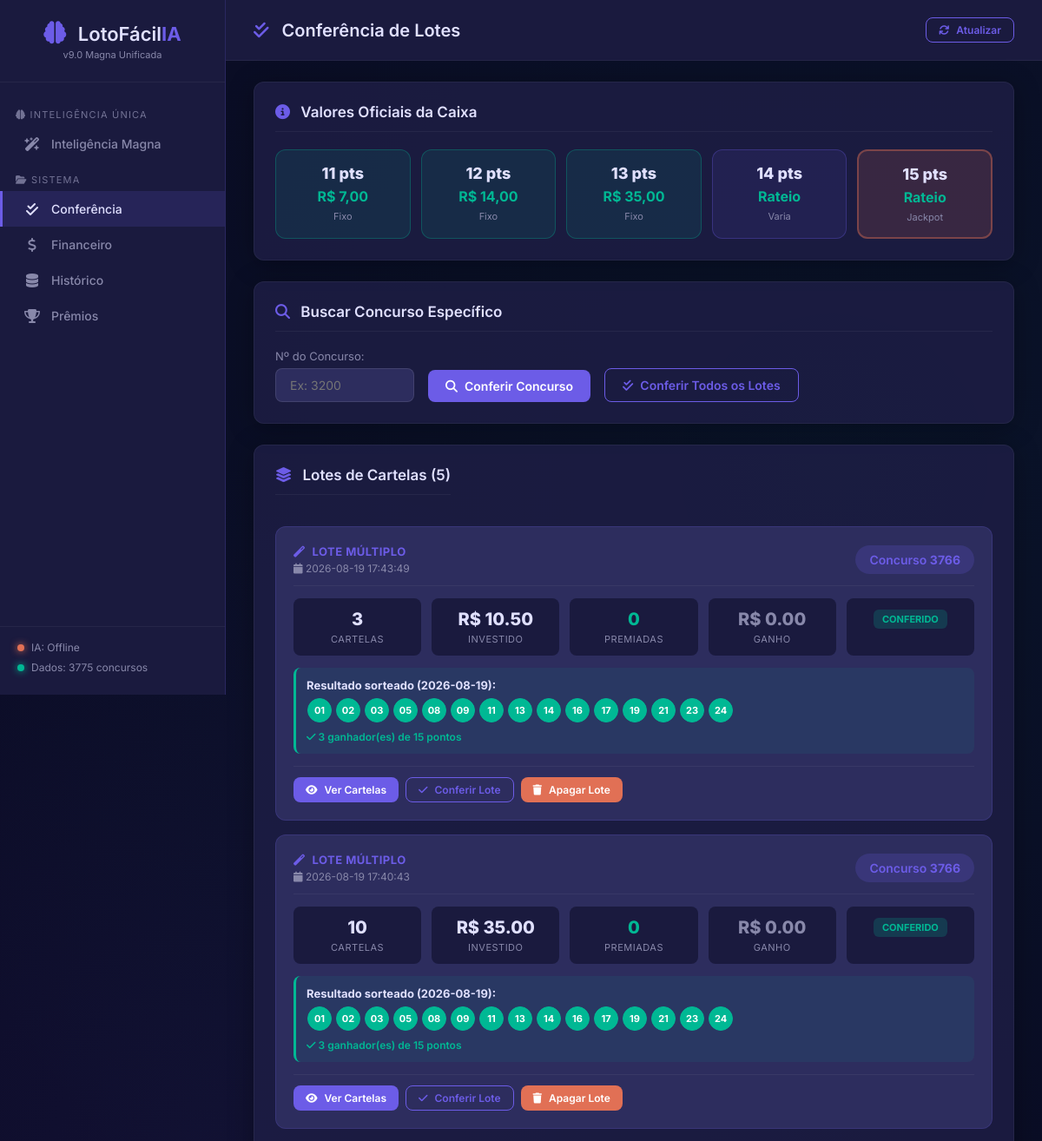
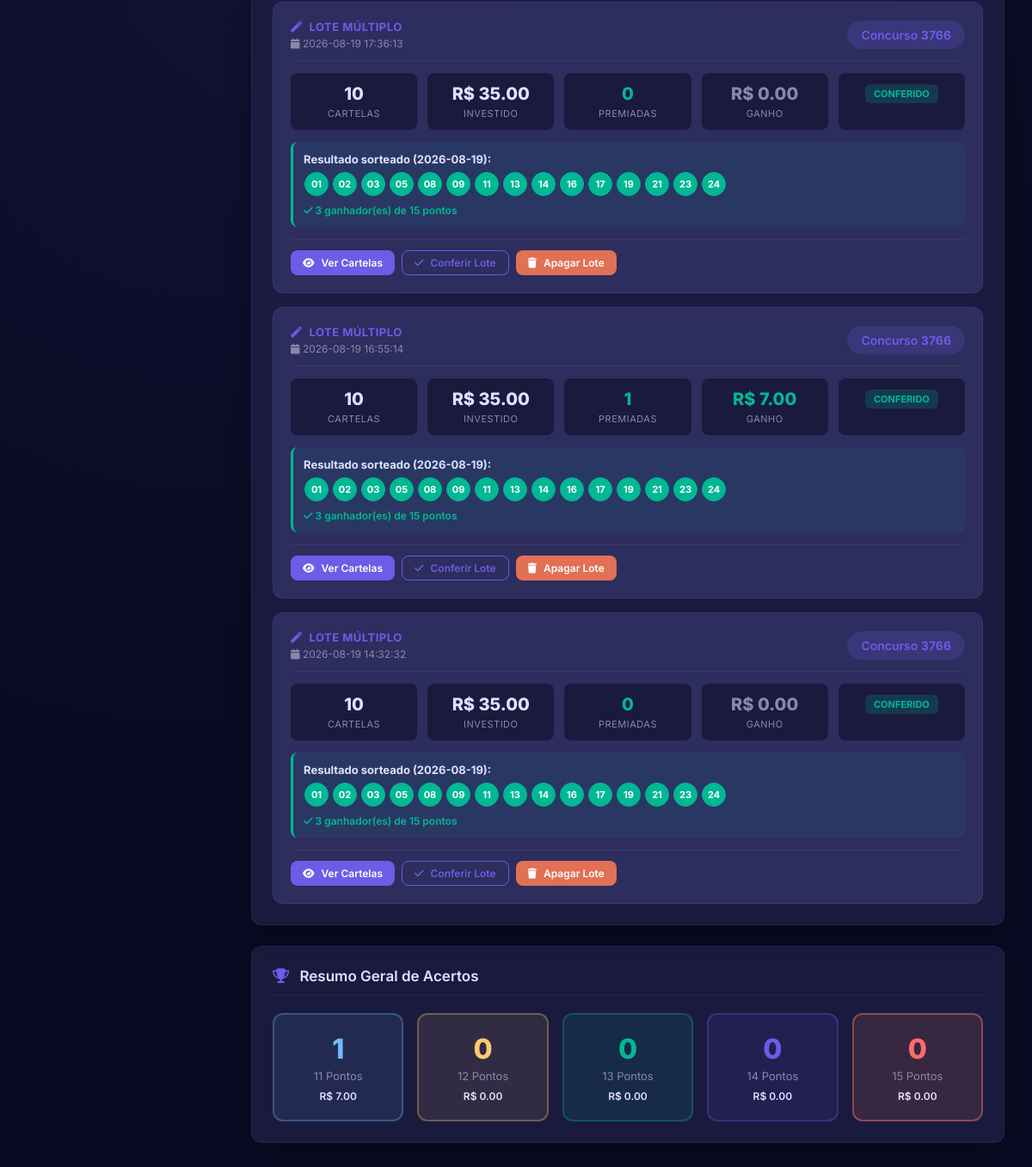
The page /conferencia on the database its author committed (2 pictures, top to bottom).
### tables this page shows
CREATE TABLE resultados (
                concurso        INTEGER PRIMARY KEY,
                data            TEXT,
                d1  INTEGER, d2  INTEGER, d3  INTEGER,
                d4  INTEGER, d5  INTEGER, d6  INTEGER,
                d7  INTEGER, d8  INTEGER, d9  INTEGER,
                d10 INTEGER, d11 INTEGER, d12 INTEGER,
                d13 INTEGER, d14 INTEGER, d15 INTEGER,
                bitmask         INTEGER,
                soma            INTEGER,
                pares           INTEGER,
                impares         INTEGER,
                primos_count    INTEGER,
                fibonacci_count INTEGER,
                borda_count     INTEGER,
                consecutivos_max INTEGER,
                -- Prêmios reais por faixa
                premio_11       REAL DEFAULT 0,
                premio_12       REAL DEFAULT 0,
                premio_13       REAL DEFAULT 0,
                premio_14       REAL DEFAULT 0,
                premio_15       REAL DEFAULT 0,
                -- Número de ganhadores por faixa
                ganhadores_11   INTEGER DEFAULT 0,
                ganhadores_12   INTEGER DEFAULT 0,
                ganhadores_13   INTEGER DEFAULT 0,
                ganhadores_14   INTEGER DEFAULT 0,
                ganhadores_15   INTEGER DEFAULT 0,
                -- Arrecadação total
                arrecadacao     REAL DEFAULT 0
            );

CREATE TABLE lotes_cartelas (
            lote_id       TEXT PRIMARY KEY,
            data_criacao  TEXT,
            concurso_alvo INTEGER,
            tipo_geracao  TEXT,
            quantidade    INTEGER,
            custo_total   REAL,
            modo          TEXT,
            grupo_elite   TEXT,
            cobertura_13  REAL,
            observacao    TEXT
        );

### app.py (the view)
@app.route("/conferencia")
def conferencia_page():
    lotes      = conferencia.get_todos_lotes()
    resumo_raw = conferencia.resumo_conferencia()
    resumo = {}
    for pts, dados in resumo_raw.items():
        resumo[pts] = dados if isinstance(dados, dict) \
                      else {"qtd": dados, "total_premio": 0}
    return render_template(
        "conferencia.html",
        lotes  = lotes,
        resumo = resumo,
    )

### app.py (called while the page is built)
@app.context_processor
def inject_status():
    return {"status": status_sistema}

### core/conferencia.py (called while the page is built, shortened)
def _safe_int(val):
    if val is None:
        return 0
    if hasattr(val, "item"):
        val = val.item()
    try:
        return int(val)
    except (TypeError, ValueError, OverflowError):
        return 0

### database/db_manager.py (called while the page is built)
    def get_conn(self):
        conn = sqlite3.connect(self.db_path)
        conn.row_factory = sqlite3.Row
        return conn

### templates/conferencia.html (shortened to what this page needs)
{% extends "base.html" %}
{% block page_title %}
    <i class="fas fa-check-double"></i> Conferência de Lotes
{% endblock %}
{% block content %}
<div class="section">
    <h2><i class="fas fa-info-circle"></i> Valores Oficiais da Caixa</h2>
    <div class="premios-oficiais-grid">
        <div class="premio-oficial fixo">
            <span class="po-pts">11 pts</span>
            <span class="po-valor">R$ 7,00</span>
            <span class="po-tipo">Fixo</span>
        </div>
        <div class="premio-oficial fixo">
            <span class="po-pts">12 pts</span>
            <span class="po-valor">R$ 14,00</span>
            <span class="po-tipo">Fixo</span>
        </div>
        <div class="premio-oficial fixo">
            <span class="po-pts">13 pts</span>
            <span class="po-valor">R$ 35,00</span>
            <span class="po-tipo">Fixo</span>
        </div>
        <div class="premio-oficial rateado">
            <span class="po-pts">14 pts</span>
            <span class="po-valor">Rateio</span>
            <span class="po-tipo">Varia</span>
        </div>
        <div class="premio-oficial rateado destaque">
            <span class="po-pts">15 pts</span>
            <span class="po-valor">Rateio</span>
            <span class="po-tipo">Jackpot</span>
        </div>
    </div>
</div>
<div class="section">
    <h2><i class="fas fa-search"></i> Buscar Concurso Específico</h2>
    <div class="form-inline">
        <div class="form-group">
            <label>Nº do Concurso:</label>
            <input type="number" id="input-concurso"
                   class="form-control input-concurso"
                   placeholder="Ex: 3200" min="1">
        </div>
        <button id="btn-conferir-num" class="btn btn-primary">
            <i class="fas fa-search"></i> Conferir Concurso
        </button>
        <button id="btn-conferir-todos" class="btn btn-outline">
            <i class="fas fa-check-double"></i> Conferir Todos os Lotes
        </button>
    </div>
</div>
<div class="section">
    <div class="section-header">
        <h2><i class="fas fa-layer-group"></i>
            Lotes de Cartelas ({{ lotes|length }})
        </h2>
    </div>
    {% if lotes %}
    <div class="lotes-lista">
        {% for lote in lotes %}
        <div class="lote-card" data-lote="{{ lote.lote_id }}">
            <div class="lote-header">
                <div class="lote-info-esq">
                    {% if lote.tipo_geracao == 'cartela_do_dia' %}
                        <div class="lote-tipo tipo-cartela-dia">
                            <i class="fas fa-eye"></i>
                            <span>CARTELA DO DIA</span>
                        </div>
                    {% else %}
                        <div class="lote-tipo tipo-multiplo">
                            <i class="fas fa-magic"></i>
                            <span>LOTE MÚLTIPLO</span>
                        </div>
                    {% endif %}
                    <div class="lote-data">
                        <i class="fas fa-calendar"></i>
                        {{ lote.data_criacao }}
                    </div>
                </div>
                <div class="lote-concurso-badge">
                    Concurso <strong>{{ lote.concurso_alvo }}</strong>
                </div>
            </div>
            <div class="lote-stats">
                <div class="lote-stat">
                    <span class="ls-num">{{ lote.total_cartelas }}</span>
                    <span class="ls-label">Cartelas</span>
                </div>
                <div class="lote-stat">
                    <span class="ls-num">
                        R$ {{ "%.2f"|format(lote.custo_total) }}
                    </span>
                    <span class="ls-label">Investido</span>
                </div>
                <div class="lote-stat">
                    <span class="ls-num ls-verde">
                        {{ lote.premiadas }}
                    </span>
                    <span class="ls-label">Premiadas</span>
                </div>
                <div class="lote-stat">
                    {% if lote.total_ganho > 0 %}
                        <span class="ls-num ls-verde">
                            R$ {{ "%.2f"|format(lote.total_ganho) }}
                        </span>
                    {% else %}
                        <span class="ls-num ls-cinza">
                            R$ {{ "%.2f"|format(lote.total_ganho) }}
                        </span>
                    {% endif %}
                    <span class="ls-label">Ganho</span>
                </div>
                <div class="lote-stat">
                    {% if lote.pendentes > 0 %}
                    <span class="badge badge-warning">
                        {{ lote.pendentes }} pendentes
                    </span>
                    {% else %}
                    <span class="badge badge-success">Conferido</span>
                    {% endif %}
                </div>
            </div>
            {% if lote.resultado_sorteio %}
            <div class="lote-resultado">
                <strong>
                    Resultado sorteado ({{ lote.data_sorteio }}):
                </strong>
                <div class="lote-resultado-bolas">
                    {% for d in lote.resultado_sorteio %}
                    <span class="bola-mini selecionada">
                        {{ "%02d"|format(d) }}
                    </span>
                    {% endfor %}
                </div>
                {% if lote.ganhadores_15 and lote.ganhadores_15 > 0 %}
                <div class="lote-status-premio ganhador">
                    <i class="fas fa-check"></i>
                    {{ lote.ganhadores_15 }} ganhador(es) de 15 pontos
                </div>
                {% else %}
                <div class="lote-status-premio acumulou">
                    <i class="fas fa-fire"></i> Prêmio ACUMULOU!
                </div>
                {% endif %}
            </div>
            {% endif %}
            <div class="lote-acoes">
                <button class="btn btn-sm btn-primary btn-ver-lote"
                        data-lote="{{ lote.lote_id }}">
                    <i class="fas fa-eye"></i> Ver Cartelas
                </button>
                <button class="btn btn-sm btn-outline btn-conferir-lote"
                        data-lote="{{ lote.lote_id }}"
                        data-concurso="{{ lote.concurso_alvo }}">
                    <i class="fas fa-check"></i> Conferir Lote
                </button>
                <button class="btn btn-sm btn-danger btn-apagar-lote"
                        data-lote="{{ lote.lote_id }}">
                    <i class="fas fa-trash"></i> Apagar Lote
                </button>
            </div>
        </div>
        {% endfor %}
    </div>
    {% else %}
    <p class="msg-vazio">
        Nenhum lote gerado ainda.
        Vá em <a href="/cerebro">Cérebro IA</a> ou
        <a href="/cerebro#aba-cartela_do_dia">Cartela do Dia</a> para começar.
    </p>
    {% endif %}
</div>
<div class="section">
    <h2><i class="fas fa-trophy"></i> Resumo Geral de Acertos</h2>
    <div class="acertos-grid">
        <div class="acerto-card a11">
            <span class="acerto-num">
                {{ resumo.get(11, {}).get('qtd', 0) }}
            </span>
            <span class="acerto-label">11 Pontos</span>
            <span class="acerto-premio">
                R$ {{ "%.2f"|format(
                    resumo.get(11, {}).get('total_premio', 0)) }}
            </span>
        </div>
        <div class="acerto-card a12">
            <span class="acerto-num">
                {{ resumo.get(12, {}).get('qtd', 0) }}
            </span>
            <span class="acerto-label">12 Pontos</span>
            <span class="acerto-premio">
                R$ {{ "%.2f"|format(
                    resumo.get(12, {}).get('total_premio', 0)) }}
            </span>
        </div>
        <div class="acerto-card a13">
            <span class="acerto-num">
                {{ resumo.get(13, {}).get('qtd', 0) }}
            </span>
            <span class="acerto-label">13 Pontos</span>
            <span class="acerto-premio">
                R$ {{ "%.2f"|format(
                    resumo.get(13, {}).get('total_premio', 0)) }}
            </span>
        </div>
        <div class="acerto-card a14">
            <span class="acerto-num">
                {{ resumo.get(14, {}).get('qtd', 0) }}
            </span>
            <span class="acerto-label">14 Pontos</span>
            <span class="acerto-premio">
                R$ {{ "%.2f"|format(
                    resumo.get(14, {}).get('total_premio', 0)) }}
            </span>
        </div>
        <div class="acerto-card a15">
            <span class="acerto-num">
                {{ resumo.get(15, {}).get('qtd', 0) }}
            </span>
            <span class="acerto-label">15 Pontos</span>
            <span class="acerto-premio">
                R$ {{ "%.2f"|format(
                    resumo.get(15, {}).get('total_premio', 0)) }}
            </span>
        </div>
    </div>
</div>
{% endblock %}

### rows shown on the page
resultados: data_criacao "2026-08-19 17:43:49", concurso_alvo "3766", total_cartelas "3", premiadas "0", total_ganho "0.00", data_sorteio "2026-08-19", d "01" "02" "03" "05" "08" "09" "11" "13" "14" "16" "17" "19" "21" "23" "24" "01" "02" "03" "05" "08" "09" "11" "13" "14" "16" "17" "19" "21" "23" "24" "01" "02" "03" "05" "08" "09" "11" "13" "14" "16" "17" "19" "21" "23" "24" "01" "02" "03" "05" "08" "09" "11" "13" "14" "16" "17" "19" "21" "23" "24" "01" "02" "03" "05" "08" "09" "11" "13" "14" "16" "17" "19" "21" "23" "24", ganhadores_15 "3", data_criacao "2026-08-19 17:40:43", total_cartelas "10", data_criacao "2026-08-19 17:36:13", data_criacao "2026-08-19 16:55:14", premiadas "1", total_ganho "7.00", data_criacao "2026-08-19 14:32:32"
lotes_cartelas: custo_total "10.50"
lotes_cartelas: custo_total "35.00"
lotes_cartelas: custo_total "35.00"
lotes_cartelas: custo_total "35.00"
lotes_cartelas: custo_total "35.00"

### other values the page prints
{{ status.ultimo_concurso }} "3775"
{{ lotes|length }} "5"
{{ resumo.get(11, {}).get('qtd', 0) }} "1"
{{ resumo.get(12, {}).get('qtd', 0) }} "0"
{{ resumo.get(13, {}).get('qtd', 0) }} "0"
{{ resumo.get(14, {}).get('qtd', 0) }} "0"
{{ resumo.get(15, {}).get('qtd', 0) }} "0"
